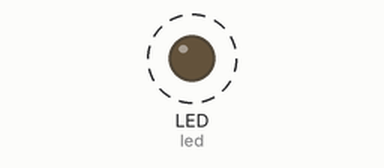
A program run on a simulated CircuitPython board. Shown: output pins drawn as LEDs (lit = HIGH). Dashed ring = blinking.

Above: at 0.2 s.
Timing chart, 0 to 3.0 s (numbered marks = the images above):
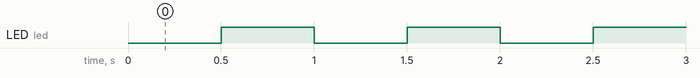

The program:

LED_blink.py
```python
import board #type:ignore
import digitalio #type:ignore
import time #imports the variable time so I can use time.sleep
import time.sleep #type:ignore
led = digitalio.DigitalInOut(board.LED) #assigning "led" to mean the LED on the board
led.direction = digitalio.Direction.OUTPUT #says LED is an output

while True: #loop
 led.value = False #led off
 time.sleep(.5) #delay
 led.value = True #led on
 time.sleep(.5)
```

Measured:
- by itself, LED (led): alternates HIGH for 0.50 s and LOW for 0.50 s
